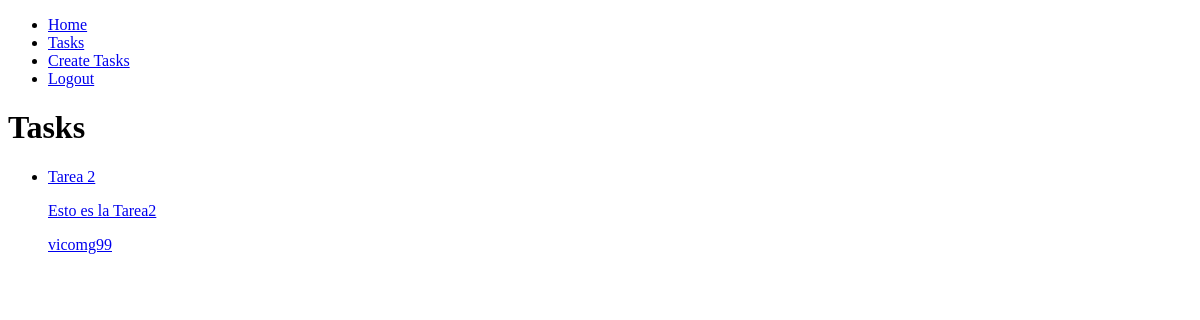
The page /tasks/ (signed in) on the database as committed earlier.
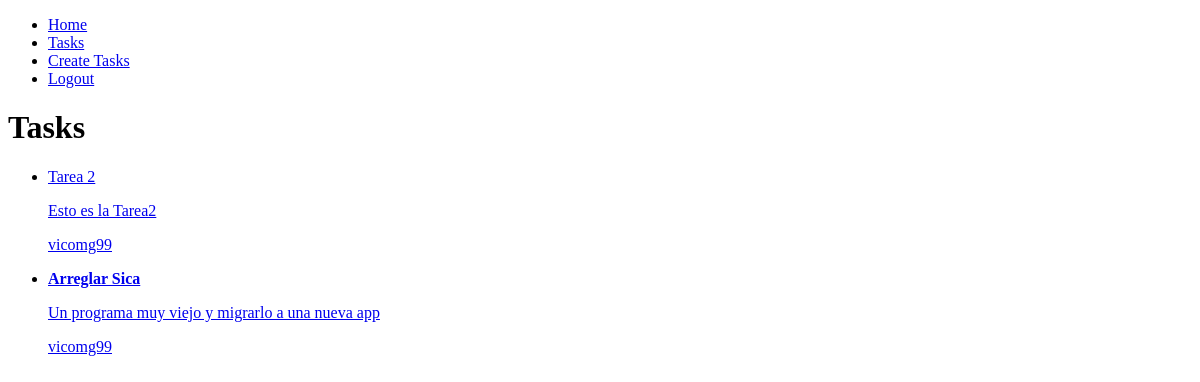
The same page on the database as committed later.
### tasks/models.py (models this page shows, shortened)
class Task(models.Model):
    title= models.CharField(max_length=100)
    description= models.TextField(blank=True)
    created= models.DateTimeField(auto_now_add=True)
    datecompleted= models.DateTimeField(null=True,blank=True)
    important = models.BooleanField(default=False)
    user = models.ForeignKey(User, on_delete=models.CASCADE)

### tasks/views.py (the view)
# urls.py: path('tasks/' ,views.tasks , name='tasks'),
def tasks(request):
    tasks = Task.objects.filter(user=request.user, datecompleted__isnull=True)
    return render(request,'tasks.html', {'tasks':tasks})

### tasks/templates/tasks.html
{% extends 'base.html' %}
{% block content %}
<h1> Tasks </h1>
<ul>
    {% for task in  tasks %}
    <li>
        <a href="{% url 'task_detail' task.id %}">
            {% if  task.important %}
            <strong>{{task.title}}</strong>
            {% else %}
                {{task.title}}
            {% endif %}
            <p>{{task.description}}</p>
            <p>{{task.user.username}}</p>
        </a>
    </li>
    {% endfor %}
</ul>
{% endblock content %}

Rows that differ between the two databases and show on the page:
now on this page (row edited): Task: title "Arreglar Sica", description "Un programa muy viejo y migrarlo a una nueva app", user.username "vicomg99"
